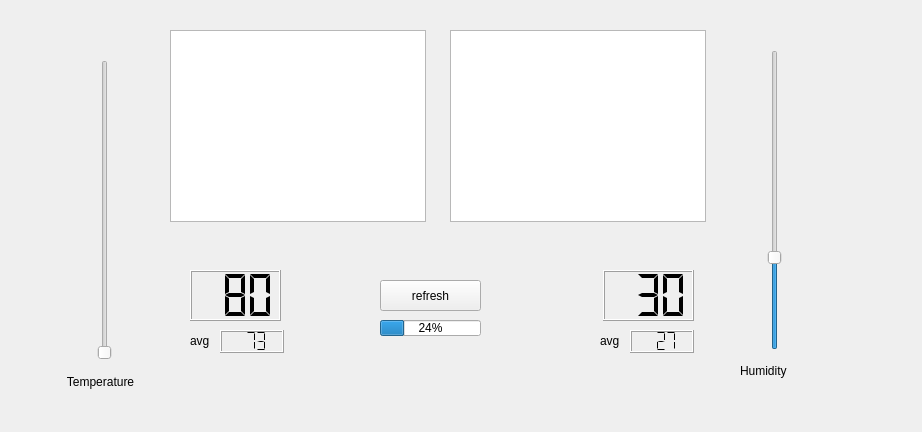
<?xml version="1.0" encoding="UTF-8"?>
<ui version="4.0">
 <class>Form</class>
 <widget class="QWidget" name="Form">
  <property name="geometry">
   <rect>
    <x>0</x>
    <y>0</y>
    <width>922</width>
    <height>432</height>
   </rect>
  </property>
  <property name="windowTitle">
   <string>Best Thermostat</string>
  </property>
  <widget class="QPushButton" name="refresh">
   <property name="geometry">
    <rect>
     <x>380</x>
     <y>280</y>
     <width>101</width>
     <height>31</height>
    </rect>
   </property>
   <property name="text">
    <string>refresh</string>
   </property>
  </widget>
  <widget class="QGraphicsView" name="graphicsView">
   <property name="geometry">
    <rect>
     <x>170</x>
     <y>30</y>
     <width>256</width>
     <height>192</height>
    </rect>
   </property>
  </widget>
  <widget class="rangeslider_vert" name="tempSet">
   <property name="geometry">
    <rect>
     <x>90</x>
     <y>60</y>
     <width>30</width>
     <height>300</height>
    </rect>
   </property>
   <property name="orientation">
    <enum>Qt::Vertical</enum>
   </property>
  </widget>
  <widget class="rangeslider_vert" name="humiditySet">
   <property name="geometry">
    <rect>
     <x>760</x>
     <y>50</y>
     <width>30</width>
     <height>300</height>
    </rect>
   </property>
   <property name="maximum">
    <number>100</number>
   </property>
   <property name="sliderPosition">
    <number>30</number>
   </property>
   <property name="orientation">
    <enum>Qt::Vertical</enum>
   </property>
   <property name="tickPosition">
    <enum>QSlider::NoTicks</enum>
   </property>
  </widget>
  <widget class="QLabel" name="label">
   <property name="geometry">
    <rect>
     <x>50</x>
     <y>371</y>
     <width>101</width>
     <height>21</height>
    </rect>
   </property>
   <property name="text">
    <string>Temperature</string>
   </property>
   <property name="alignment">
    <set>Qt::AlignCenter</set>
   </property>
  </widget>
  <widget class="QLabel" name="label_2">
   <property name="geometry">
    <rect>
     <x>740</x>
     <y>360</y>
     <width>71</width>
     <height>21</height>
    </rect>
   </property>
   <property name="text">
    <string>Humidity</string>
   </property>
  </widget>
  <widget class="QWidget" name="widget" native="true">
   <property name="geometry">
    <rect>
     <x>170</x>
     <y>240</y>
     <width>120</width>
     <height>121</height>
    </rect>
   </property>
   <property name="autoFillBackground">
    <bool>false</bool>
   </property>
   <property name="styleSheet">
    <string notr="true">QLCDNumber[alert=true]{background: rgb(255, 0, 0)}</string>
   </property>
   <widget class="QLCDNumber" name="avgTemp">
    <property name="geometry">
     <rect>
      <x>50</x>
      <y>90</y>
      <width>64</width>
      <height>23</height>
     </rect>
    </property>
    <property name="digitCount">
     <number>3</number>
    </property>
    <property name="segmentStyle">
     <enum>QLCDNumber::Flat</enum>
    </property>
    <property name="intValue" stdset="0">
     <number>73</number>
    </property>
   </widget>
   <widget class="QLCDNumber" name="currTemp">
    <property name="geometry">
     <rect>
      <x>20</x>
      <y>30</y>
      <width>91</width>
      <height>51</height>
     </rect>
    </property>
    <property name="font">
     <font>
      <pointsize>22</pointsize>
     </font>
    </property>
    <property name="autoFillBackground">
     <bool>false</bool>
    </property>
    <property name="digitCount">
     <number>3</number>
    </property>
    <property name="segmentStyle">
     <enum>QLCDNumber::Flat</enum>
    </property>
    <property name="intValue" stdset="0">
     <number>80</number>
    </property>
    <property name="min" stdset="0">
     <number>65</number>
    </property>
    <property name="max" stdset="0">
     <number>85</number>
    </property>
    <property name="alert" stdset="0">
     <bool>false</bool>
    </property>
   </widget>
   <widget class="QLabel" name="label_3">
    <property name="geometry">
     <rect>
      <x>20</x>
      <y>90</y>
      <width>31</width>
      <height>22</height>
     </rect>
    </property>
    <property name="text">
     <string>avg</string>
    </property>
   </widget>
  </widget>
  <widget class="QWidget" name="widget_2" native="true">
   <property name="geometry">
    <rect>
     <x>580</x>
     <y>240</y>
     <width>120</width>
     <height>121</height>
    </rect>
   </property>
   <widget class="QLCDNumber" name="avgHum">
    <property name="geometry">
     <rect>
      <x>50</x>
      <y>90</y>
      <width>64</width>
      <height>23</height>
     </rect>
    </property>
    <property name="styleSheet">
     <string notr="true">QLCDNumber[alert=true]{background: rgb(255, 0, 0)}</string>
    </property>
    <property name="digitCount">
     <number>3</number>
    </property>
    <property name="segmentStyle">
     <enum>QLCDNumber::Flat</enum>
    </property>
    <property name="intValue" stdset="0">
     <number>27</number>
    </property>
   </widget>
   <widget class="QLCDNumber" name="currHum">
    <property name="geometry">
     <rect>
      <x>23</x>
      <y>30</y>
      <width>91</width>
      <height>51</height>
     </rect>
    </property>
    <property name="font">
     <font>
      <pointsize>22</pointsize>
     </font>
    </property>
    <property name="digitCount">
     <number>3</number>
    </property>
    <property name="segmentStyle">
     <enum>QLCDNumber::Flat</enum>
    </property>
    <property name="intValue" stdset="0">
     <number>30</number>
    </property>
   </widget>
   <widget class="QLabel" name="label_4">
    <property name="geometry">
     <rect>
      <x>20</x>
      <y>90</y>
      <width>31</width>
      <height>22</height>
     </rect>
    </property>
    <property name="text">
     <string>avg</string>
    </property>
   </widget>
  </widget>
  <widget class="QProgressBar" name="autoRefresh">
   <property name="geometry">
    <rect>
     <x>380</x>
     <y>320</y>
     <width>101</width>
     <height>16</height>
    </rect>
   </property>
   <property name="inputMethodHints">
    <set>Qt::ImhNone</set>
   </property>
   <property name="value">
    <number>24</number>
   </property>
  </widget>
  <widget class="QGraphicsView" name="graphicsView_2">
   <property name="geometry">
    <rect>
     <x>450</x>
     <y>30</y>
     <width>256</width>
     <height>192</height>
    </rect>
   </property>
  </widget>
 </widget>
 <customwidgets>
  <customwidget>
   <class>rangeslider_vert</class>
   <extends>QSlider</extends>
   <header location="global">rangeslider_vert.h</header>
  </customwidget>
 </customwidgets>
 <resources/>
 <connections>
  <connection>
   <sender>refresh</sender>
   <signal>clicked()</signal>
   <receiver>graphicsView</receiver>
   <slot>repaint()</slot>
   <hints>
    <hint type="sourcelabel">
     <x>279</x>
     <y>335</y>
    </hint>
    <hint type="destinationlabel">
     <x>190</x>
     <y>191</y>
    </hint>
   </hints>
  </connection>
  <connection>
   <sender>refresh</sender>
   <signal>clicked()</signal>
   <receiver>label_2</receiver>
   <slot>update()</slot>
   <hints>
    <hint type="sourcelabel">
     <x>244</x>
     <y>332</y>
    </hint>
    <hint type="destinationlabel">
     <x>494</x>
     <y>343</y>
    </hint>
   </hints>
  </connection>
  <connection>
   <sender>refresh</sender>
   <signal>clicked()</signal>
   <receiver>label</receiver>
   <slot>update()</slot>
   <hints>
    <hint type="sourcelabel">
     <x>250</x>
     <y>336</y>
    </hint>
    <hint type="destinationlabel">
     <x>63</x>
     <y>347</y>
    </hint>
   </hints>
  </connection>
  <connection>
   <sender>tempSet</sender>
   <signal>valueChanged(int)</signal>
   <receiver>widget</receiver>
   <slot>update()</slot>
   <hints>
    <hint type="sourcelabel">
     <x>102</x>
     <y>174</y>
    </hint>
    <hint type="destinationlabel">
     <x>193</x>
     <y>281</y>
    </hint>
   </hints>
  </connection>
  <connection>
   <sender>humiditySet</sender>
   <signal>valueChanged(int)</signal>
   <receiver>widget_2</receiver>
   <slot>update()</slot>
   <hints>
    <hint type="sourcelabel">
     <x>478</x>
     <y>256</y>
    </hint>
    <hint type="destinationlabel">
     <x>403</x>
     <y>268</y>
    </hint>
   </hints>
  </connection>
 </connections>
</ui>
